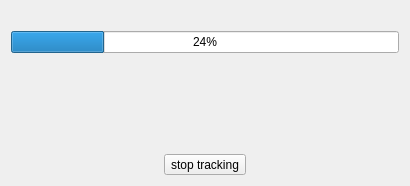
<?xml version="1.0" encoding="UTF-8"?>
<ui version="4.0">
 <class>TrackerProgressDialogBase</class>
 <widget class="QDialog" name="TrackerProgressDialogBase">
  <property name="geometry">
   <rect>
    <x>0</x>
    <y>0</y>
    <width>410</width>
    <height>186</height>
   </rect>
  </property>
  <property name="windowTitle">
   <string>Dialog</string>
  </property>
  <layout class="QVBoxLayout" name="verticalLayout">
   <item>
    <widget class="QLabel" name="upperLabel">
     <property name="sizePolicy">
      <sizepolicy hsizetype="Preferred" vsizetype="Preferred">
       <horstretch>0</horstretch>
       <verstretch>0</verstretch>
      </sizepolicy>
     </property>
     <property name="text">
      <string/>
     </property>
    </widget>
   </item>
   <item>
    <widget class="QProgressBar" name="progressBar">
     <property name="value">
      <number>24</number>
     </property>
    </widget>
   </item>
   <item>
    <widget class="QLabel" name="lowerLabel">
     <property name="sizePolicy">
      <sizepolicy hsizetype="Preferred" vsizetype="Expanding">
       <horstretch>0</horstretch>
       <verstretch>0</verstretch>
      </sizepolicy>
     </property>
     <property name="text">
      <string/>
     </property>
    </widget>
   </item>
   <item>
    <layout class="QHBoxLayout" name="horizontalLayout">
     <property name="sizeConstraint">
      <enum>QLayout::SetMinimumSize</enum>
     </property>
     <item>
      <spacer name="horizontalSpacer">
       <property name="orientation">
        <enum>Qt::Horizontal</enum>
       </property>
       <property name="sizeHint" stdset="0">
        <size>
         <width>40</width>
         <height>20</height>
        </size>
       </property>
      </spacer>
     </item>
     <item>
      <widget class="QToolButton" name="stopButton">
       <property name="text">
        <string>stop tracking</string>
       </property>
      </widget>
     </item>
     <item>
      <spacer name="horizontalSpacer_2">
       <property name="orientation">
        <enum>Qt::Horizontal</enum>
       </property>
       <property name="sizeHint" stdset="0">
        <size>
         <width>40</width>
         <height>20</height>
        </size>
       </property>
      </spacer>
     </item>
    </layout>
   </item>
  </layout>
 </widget>
 <resources/>
 <connections/>
</ui>
